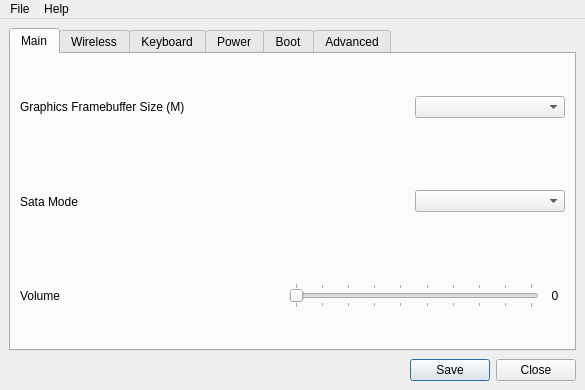
<?xml version="1.0" encoding="UTF-8"?>
<ui version="4.0">
 <class>corevantage</class>
 <widget class="QMainWindow" name="corevantage">
  <property name="geometry">
   <rect>
    <x>0</x>
    <y>0</y>
    <width>585</width>
    <height>390</height>
   </rect>
  </property>
  <property name="sizePolicy">
   <sizepolicy hsizetype="Preferred" vsizetype="Preferred">
    <horstretch>0</horstretch>
    <verstretch>0</verstretch>
   </sizepolicy>
  </property>
  <property name="minimumSize">
   <size>
    <width>585</width>
    <height>390</height>
   </size>
  </property>
  <property name="maximumSize">
   <size>
    <width>585</width>
    <height>390</height>
   </size>
  </property>
  <property name="focusPolicy">
   <enum>Qt::NoFocus</enum>
  </property>
  <property name="windowTitle">
   <string>corevantage</string>
  </property>
  <widget class="QWidget" name="centralwidget">
   <layout class="QVBoxLayout" name="verticalLayout">
    <property name="spacing">
     <number>8</number>
    </property>
    <item>
     <widget class="QTabWidget" name="tabWidget">
      <property name="autoFillBackground">
       <bool>false</bool>
      </property>
      <property name="currentIndex">
       <number>0</number>
      </property>
      <widget class="QWidget" name="tab_1">
       <attribute name="title">
        <string>Main</string>
       </attribute>
       <layout class="QVBoxLayout" name="verticalLayout_2">
        <item>
         <layout class="QHBoxLayout" name="horizontalLayout">
          <item>
           <widget class="QLabel" name="gfxLabel">
            <property name="sizePolicy">
             <sizepolicy hsizetype="Preferred" vsizetype="Expanding">
              <horstretch>0</horstretch>
              <verstretch>0</verstretch>
             </sizepolicy>
            </property>
            <property name="layoutDirection">
             <enum>Qt::LeftToRight</enum>
            </property>
            <property name="text">
             <string>Graphics Framebuffer Size (M)</string>
            </property>
            <property name="alignment">
             <set>Qt::AlignLeading|Qt::AlignLeft|Qt::AlignVCenter</set>
            </property>
            <property name="margin">
             <number>5</number>
            </property>
           </widget>
          </item>
          <item>
           <widget class="QComboBox" name="gfxCombo">
            <property name="maximumSize">
             <size>
              <width>150</width>
              <height>16777215</height>
             </size>
            </property>
           </widget>
          </item>
         </layout>
        </item>
        <item>
         <layout class="QHBoxLayout" name="horizontalLayout_2">
          <item>
           <widget class="QLabel" name="sataLabel">
            <property name="sizePolicy">
             <sizepolicy hsizetype="Preferred" vsizetype="Expanding">
              <horstretch>0</horstretch>
              <verstretch>0</verstretch>
             </sizepolicy>
            </property>
            <property name="layoutDirection">
             <enum>Qt::LeftToRight</enum>
            </property>
            <property name="text">
             <string>Sata Mode</string>
            </property>
            <property name="alignment">
             <set>Qt::AlignLeading|Qt::AlignLeft|Qt::AlignVCenter</set>
            </property>
            <property name="margin">
             <number>5</number>
            </property>
           </widget>
          </item>
          <item>
           <widget class="QComboBox" name="sataCombo">
            <property name="maximumSize">
             <size>
              <width>150</width>
              <height>16777215</height>
             </size>
            </property>
           </widget>
          </item>
         </layout>
        </item>
        <item>
         <layout class="QHBoxLayout" name="horizontalLayout_3">
          <item>
           <widget class="QLabel" name="volumeLabel">
            <property name="sizePolicy">
             <sizepolicy hsizetype="Preferred" vsizetype="Expanding">
              <horstretch>0</horstretch>
              <verstretch>0</verstretch>
             </sizepolicy>
            </property>
            <property name="layoutDirection">
             <enum>Qt::LeftToRight</enum>
            </property>
            <property name="text">
             <string>Volume</string>
            </property>
            <property name="alignment">
             <set>Qt::AlignLeading|Qt::AlignLeft|Qt::AlignVCenter</set>
            </property>
            <property name="margin">
             <number>5</number>
            </property>
           </widget>
          </item>
          <item>
           <widget class="QSlider" name="volumeSlider">
            <property name="sizePolicy">
             <sizepolicy hsizetype="Expanding" vsizetype="Maximum">
              <horstretch>0</horstretch>
              <verstretch>0</verstretch>
             </sizepolicy>
            </property>
            <property name="maximumSize">
             <size>
              <width>250</width>
              <height>16777215</height>
             </size>
            </property>
            <property name="maximum">
             <number>9</number>
            </property>
            <property name="orientation">
             <enum>Qt::Horizontal</enum>
            </property>
            <property name="tickPosition">
             <enum>QSlider::TicksBothSides</enum>
            </property>
           </widget>
          </item>
          <item>
           <widget class="QLabel" name="volumeValue">
            <property name="maximumSize">
             <size>
              <width>20</width>
              <height>16777215</height>
             </size>
            </property>
            <property name="text">
             <string>0</string>
            </property>
            <property name="alignment">
             <set>Qt::AlignCenter</set>
            </property>
           </widget>
          </item>
         </layout>
        </item>
       </layout>
      </widget>
      <widget class="QWidget" name="tab_2">
       <attribute name="title">
        <string>Wireless</string>
       </attribute>
       <layout class="QGridLayout" name="gridLayout_2">
        <item row="0" column="0">
         <layout class="QVBoxLayout" name="verticalLayout_3">
          <item>
           <layout class="QHBoxLayout" name="horizontalLayout_6">
            <item>
             <widget class="QLabel" name="wlanLabel">
              <property name="sizePolicy">
               <sizepolicy hsizetype="Preferred" vsizetype="Expanding">
                <horstretch>0</horstretch>
                <verstretch>0</verstretch>
               </sizepolicy>
              </property>
              <property name="maximumSize">
               <size>
                <width>16777215</width>
                <height>16777215</height>
               </size>
              </property>
              <property name="layoutDirection">
               <enum>Qt::LeftToRight</enum>
              </property>
              <property name="text">
               <string>Wireless LAN</string>
              </property>
              <property name="alignment">
               <set>Qt::AlignLeading|Qt::AlignLeft|Qt::AlignVCenter</set>
              </property>
              <property name="margin">
               <number>5</number>
              </property>
             </widget>
            </item>
            <item>
             <widget class="QCheckBox" name="wlanBox">
              <property name="maximumSize">
               <size>
                <width>115</width>
                <height>16777215</height>
               </size>
              </property>
              <property name="layoutDirection">
               <enum>Qt::LeftToRight</enum>
              </property>
              <property name="text">
               <string>Enabled</string>
              </property>
             </widget>
            </item>
           </layout>
          </item>
          <item>
           <layout class="QHBoxLayout" name="horizontalLayout_7">
            <item>
             <widget class="QLabel" name="btLabel">
              <property name="sizePolicy">
               <sizepolicy hsizetype="Preferred" vsizetype="Expanding">
                <horstretch>0</horstretch>
                <verstretch>0</verstretch>
               </sizepolicy>
              </property>
              <property name="maximumSize">
               <size>
                <width>16777215</width>
                <height>16777215</height>
               </size>
              </property>
              <property name="layoutDirection">
               <enum>Qt::LeftToRight</enum>
              </property>
              <property name="text">
               <string>Bluetooth</string>
              </property>
              <property name="alignment">
               <set>Qt::AlignLeading|Qt::AlignLeft|Qt::AlignVCenter</set>
              </property>
              <property name="margin">
               <number>5</number>
              </property>
             </widget>
            </item>
            <item>
             <widget class="QCheckBox" name="btBox">
              <property name="maximumSize">
               <size>
                <width>115</width>
                <height>16777215</height>
               </size>
              </property>
              <property name="text">
               <string>Enabled</string>
              </property>
             </widget>
            </item>
           </layout>
          </item>
          <item>
           <layout class="QHBoxLayout" name="horizontalLayout_8">
            <item>
             <widget class="QLabel" name="wwanLabel">
              <property name="sizePolicy">
               <sizepolicy hsizetype="Preferred" vsizetype="Expanding">
                <horstretch>0</horstretch>
                <verstretch>0</verstretch>
               </sizepolicy>
              </property>
              <property name="maximumSize">
               <size>
                <width>16777215</width>
                <height>16777215</height>
               </size>
              </property>
              <property name="layoutDirection">
               <enum>Qt::LeftToRight</enum>
              </property>
              <property name="text">
               <string>Wireless WAN</string>
              </property>
              <property name="alignment">
               <set>Qt::AlignLeading|Qt::AlignLeft|Qt::AlignVCenter</set>
              </property>
              <property name="margin">
               <number>5</number>
              </property>
             </widget>
            </item>
            <item>
             <widget class="QCheckBox" name="wwanBox">
              <property name="maximumSize">
               <size>
                <width>115</width>
                <height>16777215</height>
               </size>
              </property>
              <property name="text">
               <string>Enabled</string>
              </property>
             </widget>
            </item>
           </layout>
          </item>
         </layout>
        </item>
       </layout>
      </widget>
      <widget class="QWidget" name="tab_3">
       <attribute name="title">
        <string>Keyboard</string>
       </attribute>
       <layout class="QGridLayout" name="gridLayout_3">
        <item row="0" column="0">
         <layout class="QVBoxLayout" name="verticalLayout_4">
          <item>
           <layout class="QHBoxLayout" name="horizontalLayout_9">
            <item>
             <widget class="QLabel" name="tpLabel">
              <property name="sizePolicy">
               <sizepolicy hsizetype="Preferred" vsizetype="Expanding">
                <horstretch>0</horstretch>
                <verstretch>0</verstretch>
               </sizepolicy>
              </property>
              <property name="maximumSize">
               <size>
                <width>16777215</width>
                <height>16777215</height>
               </size>
              </property>
              <property name="layoutDirection">
               <enum>Qt::LeftToRight</enum>
              </property>
              <property name="text">
               <string>Trackpoint</string>
              </property>
              <property name="alignment">
               <set>Qt::AlignLeading|Qt::AlignLeft|Qt::AlignVCenter</set>
              </property>
              <property name="margin">
               <number>5</number>
              </property>
             </widget>
            </item>
            <item>
             <widget class="QCheckBox" name="tpBox">
              <property name="maximumSize">
               <size>
                <width>115</width>
                <height>16777215</height>
               </size>
              </property>
              <property name="layoutDirection">
               <enum>Qt::LeftToRight</enum>
              </property>
              <property name="text">
               <string>Enabled</string>
              </property>
             </widget>
            </item>
           </layout>
          </item>
          <item>
           <layout class="QHBoxLayout" name="horizontalLayout_10">
            <item>
             <widget class="QLabel" name="swapLabel">
              <property name="sizePolicy">
               <sizepolicy hsizetype="Preferred" vsizetype="Expanding">
                <horstretch>0</horstretch>
                <verstretch>0</verstretch>
               </sizepolicy>
              </property>
              <property name="maximumSize">
               <size>
                <width>16777215</width>
                <height>16777215</height>
               </size>
              </property>
              <property name="layoutDirection">
               <enum>Qt::LeftToRight</enum>
              </property>
              <property name="text">
               <string>Function-Control Swap</string>
              </property>
              <property name="alignment">
               <set>Qt::AlignLeading|Qt::AlignLeft|Qt::AlignVCenter</set>
              </property>
              <property name="margin">
               <number>5</number>
              </property>
             </widget>
            </item>
            <item>
             <widget class="QCheckBox" name="swapBox">
              <property name="enabled">
               <bool>false</bool>
              </property>
              <property name="maximumSize">
               <size>
                <width>115</width>
                <height>16777215</height>
               </size>
              </property>
              <property name="text">
               <string>Enabled</string>
              </property>
             </widget>
            </item>
           </layout>
          </item>
          <item>
           <layout class="QHBoxLayout" name="horizontalLayout_11">
            <item>
             <widget class="QLabel" name="stickyLabel">
              <property name="sizePolicy">
               <sizepolicy hsizetype="Preferred" vsizetype="Expanding">
                <horstretch>0</horstretch>
                <verstretch>0</verstretch>
               </sizepolicy>
              </property>
              <property name="maximumSize">
               <size>
                <width>16777215</width>
                <height>16777215</height>
               </size>
              </property>
              <property name="layoutDirection">
               <enum>Qt::LeftToRight</enum>
              </property>
              <property name="text">
               <string>Sticky Function Key</string>
              </property>
              <property name="alignment">
               <set>Qt::AlignLeading|Qt::AlignLeft|Qt::AlignVCenter</set>
              </property>
              <property name="margin">
               <number>5</number>
              </property>
             </widget>
            </item>
            <item>
             <widget class="QCheckBox" name="stickyBox">
              <property name="maximumSize">
               <size>
                <width>115</width>
                <height>16777215</height>
               </size>
              </property>
              <property name="text">
               <string>Enabled</string>
              </property>
             </widget>
            </item>
           </layout>
          </item>
         </layout>
        </item>
       </layout>
      </widget>
      <widget class="QWidget" name="tab_4">
       <attribute name="title">
        <string>Power</string>
       </attribute>
       <layout class="QGridLayout" name="gridLayout_4">
        <item row="0" column="0">
         <layout class="QVBoxLayout" name="verticalLayout_5">
          <item>
           <layout class="QHBoxLayout" name="horizontalLayout_12">
            <item>
             <widget class="QLabel" name="pmbeepLabel">
              <property name="sizePolicy">
               <sizepolicy hsizetype="Preferred" vsizetype="Expanding">
                <horstretch>0</horstretch>
                <verstretch>0</verstretch>
               </sizepolicy>
              </property>
              <property name="maximumSize">
               <size>
                <width>16777215</width>
                <height>16777215</height>
               </size>
              </property>
              <property name="layoutDirection">
               <enum>Qt::LeftToRight</enum>
              </property>
              <property name="text">
               <string>Power Management Beeps</string>
              </property>
              <property name="alignment">
               <set>Qt::AlignLeading|Qt::AlignLeft|Qt::AlignVCenter</set>
              </property>
              <property name="margin">
               <number>5</number>
              </property>
             </widget>
            </item>
            <item>
             <widget class="QCheckBox" name="pmbeepBox">
              <property name="maximumSize">
               <size>
                <width>115</width>
                <height>16777215</height>
               </size>
              </property>
              <property name="layoutDirection">
               <enum>Qt::LeftToRight</enum>
              </property>
              <property name="text">
               <string>Enabled</string>
              </property>
             </widget>
            </item>
           </layout>
          </item>
          <item>
           <layout class="QHBoxLayout" name="horizontalLayout_13">
            <item>
             <widget class="QLabel" name="lbbeepLabel">
              <property name="sizePolicy">
               <sizepolicy hsizetype="Preferred" vsizetype="Expanding">
                <horstretch>0</horstretch>
                <verstretch>0</verstretch>
               </sizepolicy>
              </property>
              <property name="maximumSize">
               <size>
                <width>16777215</width>
                <height>16777215</height>
               </size>
              </property>
              <property name="layoutDirection">
               <enum>Qt::LeftToRight</enum>
              </property>
              <property name="text">
               <string>Low Battery Beep</string>
              </property>
              <property name="alignment">
               <set>Qt::AlignLeading|Qt::AlignLeft|Qt::AlignVCenter</set>
              </property>
              <property name="margin">
               <number>5</number>
              </property>
             </widget>
            </item>
            <item>
             <widget class="QCheckBox" name="lbbeepBox">
              <property name="maximumSize">
               <size>
                <width>115</width>
                <height>16777215</height>
               </size>
              </property>
              <property name="text">
               <string>Enabled</string>
              </property>
             </widget>
            </item>
           </layout>
          </item>
          <item>
           <layout class="QHBoxLayout" name="horizontalLayout_14">
            <item>
             <widget class="QLabel" name="failLabel">
              <property name="sizePolicy">
               <sizepolicy hsizetype="Preferred" vsizetype="Expanding">
                <horstretch>0</horstretch>
                <verstretch>0</verstretch>
               </sizepolicy>
              </property>
              <property name="maximumSize">
               <size>
                <width>16777215</width>
                <height>16777215</height>
               </size>
              </property>
              <property name="layoutDirection">
               <enum>Qt::LeftToRight</enum>
              </property>
              <property name="text">
               <string>Power On AC Attach</string>
              </property>
              <property name="alignment">
               <set>Qt::AlignLeading|Qt::AlignLeft|Qt::AlignVCenter</set>
              </property>
              <property name="margin">
               <number>5</number>
              </property>
             </widget>
            </item>
            <item>
             <widget class="QCheckBox" name="failBox">
              <property name="maximumSize">
               <size>
                <width>115</width>
                <height>16777215</height>
               </size>
              </property>
              <property name="text">
               <string>Enabled</string>
              </property>
             </widget>
            </item>
           </layout>
          </item>
          <item>
           <layout class="QHBoxLayout" name="horizontalLayout_15">
            <item>
             <widget class="QLabel" name="batteryLabel">
              <property name="sizePolicy">
               <sizepolicy hsizetype="Preferred" vsizetype="Expanding">
                <horstretch>0</horstretch>
                <verstretch>0</verstretch>
               </sizepolicy>
              </property>
              <property name="maximumSize">
               <size>
                <width>16777215</width>
                <height>16777215</height>
               </size>
              </property>
              <property name="layoutDirection">
               <enum>Qt::LeftToRight</enum>
              </property>
              <property name="text">
               <string>First Battery</string>
              </property>
              <property name="alignment">
               <set>Qt::AlignLeading|Qt::AlignLeft|Qt::AlignVCenter</set>
              </property>
              <property name="margin">
               <number>5</number>
              </property>
             </widget>
            </item>
            <item>
             <widget class="QComboBox" name="batteryCombo">
              <property name="maximumSize">
               <size>
                <width>150</width>
                <height>16777215</height>
               </size>
              </property>
              <property name="sizeIncrement">
               <size>
                <width>0</width>
                <height>0</height>
               </size>
              </property>
             </widget>
            </item>
           </layout>
          </item>
         </layout>
        </item>
       </layout>
      </widget>
      <widget class="QWidget" name="tab_5">
       <attribute name="title">
        <string>Boot</string>
       </attribute>
       <layout class="QVBoxLayout" name="verticalLayout_6">
        <item>
         <layout class="QHBoxLayout" name="horizontalLayout_16">
          <item>
           <widget class="QLabel" name="bootLabel">
            <property name="sizePolicy">
             <sizepolicy hsizetype="Preferred" vsizetype="Expanding">
              <horstretch>0</horstretch>
              <verstretch>0</verstretch>
             </sizepolicy>
            </property>
            <property name="maximumSize">
             <size>
              <width>16777215</width>
              <height>16777215</height>
             </size>
            </property>
            <property name="layoutDirection">
             <enum>Qt::LeftToRight</enum>
            </property>
            <property name="text">
             <string>Boot Option</string>
            </property>
            <property name="alignment">
             <set>Qt::AlignLeading|Qt::AlignLeft|Qt::AlignVCenter</set>
            </property>
            <property name="margin">
             <number>5</number>
            </property>
           </widget>
          </item>
          <item>
           <widget class="QComboBox" name="bootCombo">
            <property name="maximumSize">
             <size>
              <width>150</width>
              <height>16777215</height>
             </size>
            </property>
           </widget>
          </item>
         </layout>
        </item>
        <item>
         <layout class="QHBoxLayout" name="horizontalLayout_4">
          <item>
           <widget class="QLabel" name="rebootLabel">
            <property name="sizePolicy">
             <sizepolicy hsizetype="Preferred" vsizetype="Expanding">
              <horstretch>0</horstretch>
              <verstretch>0</verstretch>
             </sizepolicy>
            </property>
            <property name="layoutDirection">
             <enum>Qt::LeftToRight</enum>
            </property>
            <property name="text">
             <string>Reboot Counter</string>
            </property>
            <property name="alignment">
             <set>Qt::AlignLeading|Qt::AlignLeft|Qt::AlignVCenter</set>
            </property>
            <property name="margin">
             <number>5</number>
            </property>
           </widget>
          </item>
          <item>
           <widget class="QSlider" name="rebootSlider">
            <property name="sizePolicy">
             <sizepolicy hsizetype="Expanding" vsizetype="Maximum">
              <horstretch>0</horstretch>
              <verstretch>0</verstretch>
             </sizepolicy>
            </property>
            <property name="maximumSize">
             <size>
              <width>200</width>
              <height>16777215</height>
             </size>
            </property>
            <property name="maximum">
             <number>4</number>
            </property>
            <property name="orientation">
             <enum>Qt::Horizontal</enum>
            </property>
            <property name="tickPosition">
             <enum>QSlider::TicksBothSides</enum>
            </property>
           </widget>
          </item>
          <item>
           <widget class="QLabel" name="rebootValue">
            <property name="maximumSize">
             <size>
              <width>20</width>
              <height>16777215</height>
             </size>
            </property>
            <property name="text">
             <string>0</string>
            </property>
            <property name="alignment">
             <set>Qt::AlignCenter</set>
            </property>
           </widget>
          </item>
         </layout>
        </item>
        <item>
         <layout class="QHBoxLayout" name="horizontalLayout_18">
          <item>
           <widget class="QLabel" name="devicesLabel">
            <property name="sizePolicy">
             <sizepolicy hsizetype="Preferred" vsizetype="Expanding">
              <horstretch>0</horstretch>
              <verstretch>0</verstretch>
             </sizepolicy>
            </property>
            <property name="minimumSize">
             <size>
              <width>200</width>
              <height>0</height>
             </size>
            </property>
            <property name="maximumSize">
             <size>
              <width>16777215</width>
              <height>16777215</height>
             </size>
            </property>
            <property name="layoutDirection">
             <enum>Qt::LeftToRight</enum>
            </property>
            <property name="text">
             <string>Devices:</string>
            </property>
            <property name="alignment">
             <set>Qt::AlignLeading|Qt::AlignLeft|Qt::AlignVCenter</set>
            </property>
            <property name="margin">
             <number>5</number>
            </property>
           </widget>
          </item>
          <item>
           <widget class="QLineEdit" name="devicesLine"/>
          </item>
         </layout>
        </item>
        <item>
         <layout class="QHBoxLayout" name="horizontalLayout_19">
          <item>
           <widget class="QLabel" name="defaultLabel">
            <property name="sizePolicy">
             <sizepolicy hsizetype="Preferred" vsizetype="Expanding">
              <horstretch>0</horstretch>
              <verstretch>0</verstretch>
             </sizepolicy>
            </property>
            <property name="maximumSize">
             <size>
              <width>16777215</width>
              <height>16777215</height>
             </size>
            </property>
            <property name="layoutDirection">
             <enum>Qt::LeftToRight</enum>
            </property>
            <property name="text">
             <string>Default Device</string>
            </property>
            <property name="alignment">
             <set>Qt::AlignLeading|Qt::AlignLeft|Qt::AlignVCenter</set>
            </property>
            <property name="margin">
             <number>5</number>
            </property>
           </widget>
          </item>
          <item>
           <widget class="QComboBox" name="defaultCombo">
            <property name="maximumSize">
             <size>
              <width>150</width>
              <height>16777215</height>
             </size>
            </property>
            <property name="sizeIncrement">
             <size>
              <width>0</width>
              <height>0</height>
             </size>
            </property>
           </widget>
          </item>
         </layout>
        </item>
       </layout>
      </widget>
      <widget class="QWidget" name="tab_6">
       <attribute name="title">
        <string>Advanced</string>
       </attribute>
       <layout class="QGridLayout" name="gridLayout_6">
        <item row="0" column="0">
         <layout class="QVBoxLayout" name="verticalLayout_7">
          <item>
           <layout class="QHBoxLayout" name="horizontalLayout_20">
            <item>
             <widget class="QLabel" name="debugLabel">
              <property name="sizePolicy">
               <sizepolicy hsizetype="Preferred" vsizetype="Expanding">
                <horstretch>0</horstretch>
                <verstretch>0</verstretch>
               </sizepolicy>
              </property>
              <property name="maximumSize">
               <size>
                <width>16777215</width>
                <height>110</height>
               </size>
              </property>
              <property name="layoutDirection">
               <enum>Qt::LeftToRight</enum>
              </property>
              <property name="text">
               <string>Debug Level</string>
              </property>
              <property name="alignment">
               <set>Qt::AlignLeading|Qt::AlignLeft|Qt::AlignVCenter</set>
              </property>
              <property name="margin">
               <number>5</number>
              </property>
             </widget>
            </item>
            <item>
             <widget class="QComboBox" name="debugCombo">
              <property name="maximumSize">
               <size>
                <width>150</width>
                <height>16777215</height>
               </size>
              </property>
             </widget>
            </item>
           </layout>
          </item>
          <item>
           <layout class="QHBoxLayout" name="horizontalLayout_22">
            <item>
             <widget class="QLabel" name="uwbLabel">
              <property name="sizePolicy">
               <sizepolicy hsizetype="Preferred" vsizetype="Expanding">
                <horstretch>0</horstretch>
                <verstretch>0</verstretch>
               </sizepolicy>
              </property>
              <property name="maximumSize">
               <size>
                <width>16777215</width>
                <height>110</height>
               </size>
              </property>
              <property name="layoutDirection">
               <enum>Qt::LeftToRight</enum>
              </property>
              <property name="text">
               <string>Third miniPCIe slot (UWB)</string>
              </property>
              <property name="alignment">
               <set>Qt::AlignLeading|Qt::AlignLeft|Qt::AlignVCenter</set>
              </property>
              <property name="margin">
               <number>5</number>
              </property>
             </widget>
            </item>
            <item>
             <widget class="QCheckBox" name="uwbBox">
              <property name="maximumSize">
               <size>
                <width>115</width>
                <height>16777215</height>
               </size>
              </property>
              <property name="layoutDirection">
               <enum>Qt::LeftToRight</enum>
              </property>
              <property name="text">
               <string>Enabled</string>
              </property>
             </widget>
            </item>
           </layout>
          </item>
         </layout>
        </item>
       </layout>
      </widget>
     </widget>
    </item>
    <item>
     <widget class="QDialogButtonBox" name="confirmBox">
      <property name="standardButtons">
       <set>QDialogButtonBox::Close|QDialogButtonBox::Save</set>
      </property>
     </widget>
    </item>
   </layout>
  </widget>
  <widget class="QMenuBar" name="menubar">
   <property name="geometry">
    <rect>
     <x>0</x>
     <y>0</y>
     <width>585</width>
     <height>20</height>
    </rect>
   </property>
   <widget class="QMenu" name="menuFile">
    <property name="title">
     <string>File</string>
    </property>
    <addaction name="actionSave_to_File"/>
    <addaction name="actionImport_from_File"/>
    <addaction name="separator"/>
    <addaction name="actionSave_and_Exit"/>
    <addaction name="actionExit"/>
   </widget>
   <widget class="QMenu" name="menuHelp">
    <property name="title">
     <string>Help</string>
    </property>
    <addaction name="actionInformation"/>
    <addaction name="separator"/>
    <addaction name="actionAbout_2"/>
   </widget>
   <addaction name="menuFile"/>
   <addaction name="menuHelp"/>
  </widget>
  <action name="actionInformation">
   <property name="text">
    <string>Information</string>
   </property>
  </action>
  <action name="actionAbout">
   <property name="text">
    <string>About</string>
   </property>
  </action>
  <action name="actionAbout_2">
   <property name="text">
    <string>About</string>
   </property>
  </action>
  <action name="actionSave_to_File">
   <property name="text">
    <string>Save to File...</string>
   </property>
  </action>
  <action name="actionImport_from_File">
   <property name="text">
    <string>Import from File...</string>
   </property>
  </action>
  <action name="actionExit">
   <property name="text">
    <string>Exit</string>
   </property>
  </action>
  <action name="actionSave_and_Exit">
   <property name="text">
    <string>Save and Exit</string>
   </property>
  </action>
 </widget>
 <resources/>
 <connections/>
</ui>
